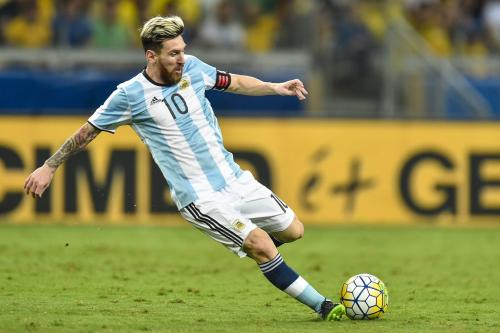
#> input picture Opencv_study/images/meixi.jpg, 500 x 333 px
$ python demo11_1.py
#> lines starting #> are read from the running program, lines starting #| are printed output that depends on the picture
# -*- coding:utf8 -*-
# author = 'WMaker'


'''
程序性能检测及优化
目标
在图像处理中你每秒钟都要做大量的运算，所以你的程序不仅要能给出正
确的结果，同时还必须要快。所以这节我们将要学习：
• 检测程序的效率
• 一些能够提高程序效率的技巧
• 你要学到的函数有：cv2.getTickCount,cv2.getTickFrequency
等
除了 OpenCV，Python 也提供了一个叫 time 的的模块，你可以用它来测量
程序的运行时间。另外一个叫做 profile 的模块会帮你得到一份关于你的程序
的详细报告，其中包含了代码中每个函数运行需要的时间，以及每个函数被调
用的次数。如果你正在使用 IPython 的话，所有这些特点都被以一种用户友好
的方式整合在一起了。


使用 OpenCV 检测程序效率
cv2.getTickCount 函数返回从参考点到这个函数被执行的时钟数。所
以当你在一个函数执行前后都调用它的话，你就会得到这个函数的执行时间
（时钟数）。
cv2.getTickFrequency 返回时钟频率，或者说每秒钟的时钟数。所以
你可以按照下面的方式得到一个函数运行了多少秒：


调用中值滤波器的方法与调用其他滤波器的方法类似，如下：

cv2.medianBlur(image,5)
函数返回处理结果，第一个参数是待处理图像，第二个参数是孔径的尺寸，一个大于1的奇数。
比如这里是5，中值滤波器就会使用5×5的范围来计算。即对像素的中心值及其5×5邻域组成了一个数值集，对其进行处理计算，当前像素被其中值替换掉。
---------------------
'''

import cv2
import numpy as np

e1 = cv2.getTickCount()
print(e1)
e2 = cv2.getTickCount()
print(e2)
time = (e2 - e1) / cv2.getTickFrequency()
print(time)

print('*' * 30)
img1 = cv2.imread('../images/meixi.jpg')
#> img1 is the input picture: shape (333, 500, 3); mean B, G, R 82.7, 133.9, 131.7
e1 = cv2.getTickCount()
for i in range(5, 49, 2):
    img1 = cv2.medianBlur(img1, i)
#> this loop made 22 passes
#> pass 1, `img1 = cv2.medianBlur(img1, i)`:
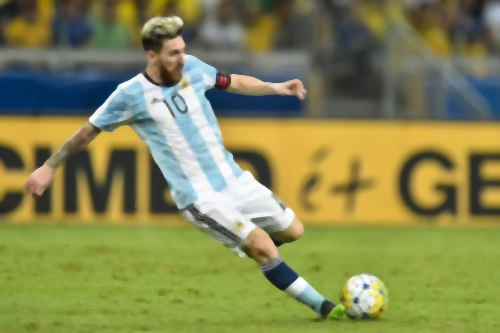
#> img1: shape (333, 500, 3); mean B, G, R 83, 134.3, 132.1
#> pass 3, `img1 = cv2.medianBlur(img1, i)`:
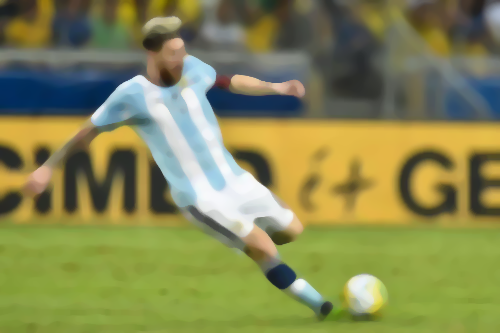
#> img1: shape (333, 500, 3); mean B, G, R 83, 134.7, 132.4
#> after the loop:
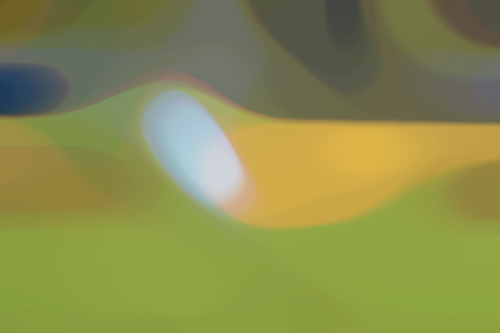
#> img1: shape (333, 500, 3); mean B, G, R 78.1, 141, 137.7
e2 = cv2.getTickCount()
t = (e2 - e1) / cv2.getTickFrequency()
print(t)

# 注 意： 你 也 可 以 time 模 块 中 实 现 上 面 的 功 能。
# 但 是 要 用 的 函 数 是time.time() 而不是 cv2.getTickCount。

$ run again, with Opencv_study/images/apple.jpg copied over Opencv_study/images/meixi.jpg
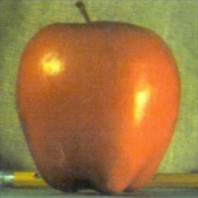
#> input picture Opencv_study/images/apple.jpg, 198 x 198 px
#> img1 is the input picture: shape (198, 198, 3); mean B, G, R 62.8, 117.2, 158.2
#> after the loop `for i in range(5, 49, 2):`:
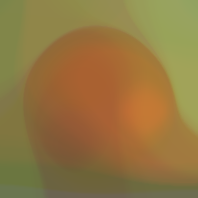
#> img1: shape (198, 198, 3); mean B, G, R 64.7, 118.4, 146.4
